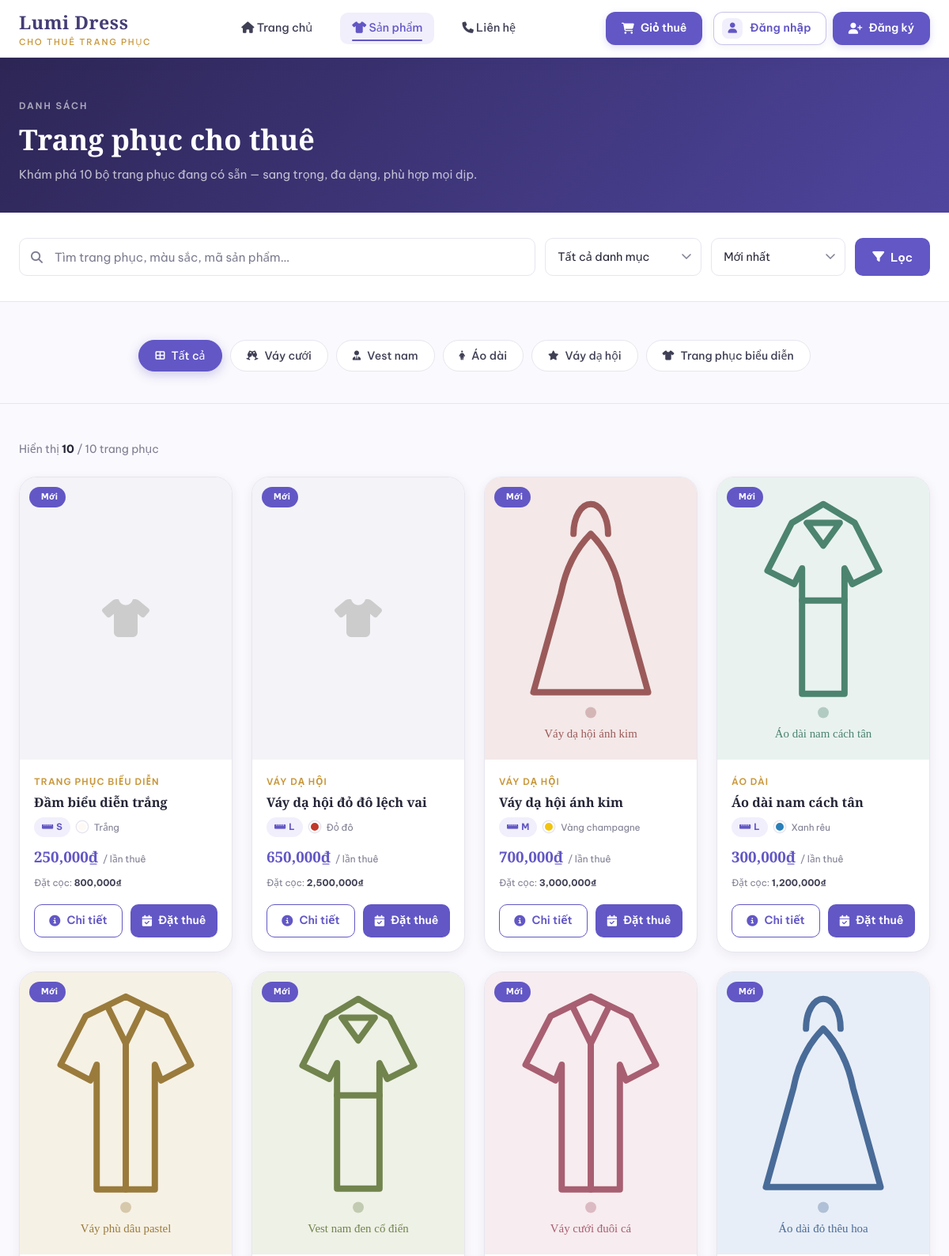
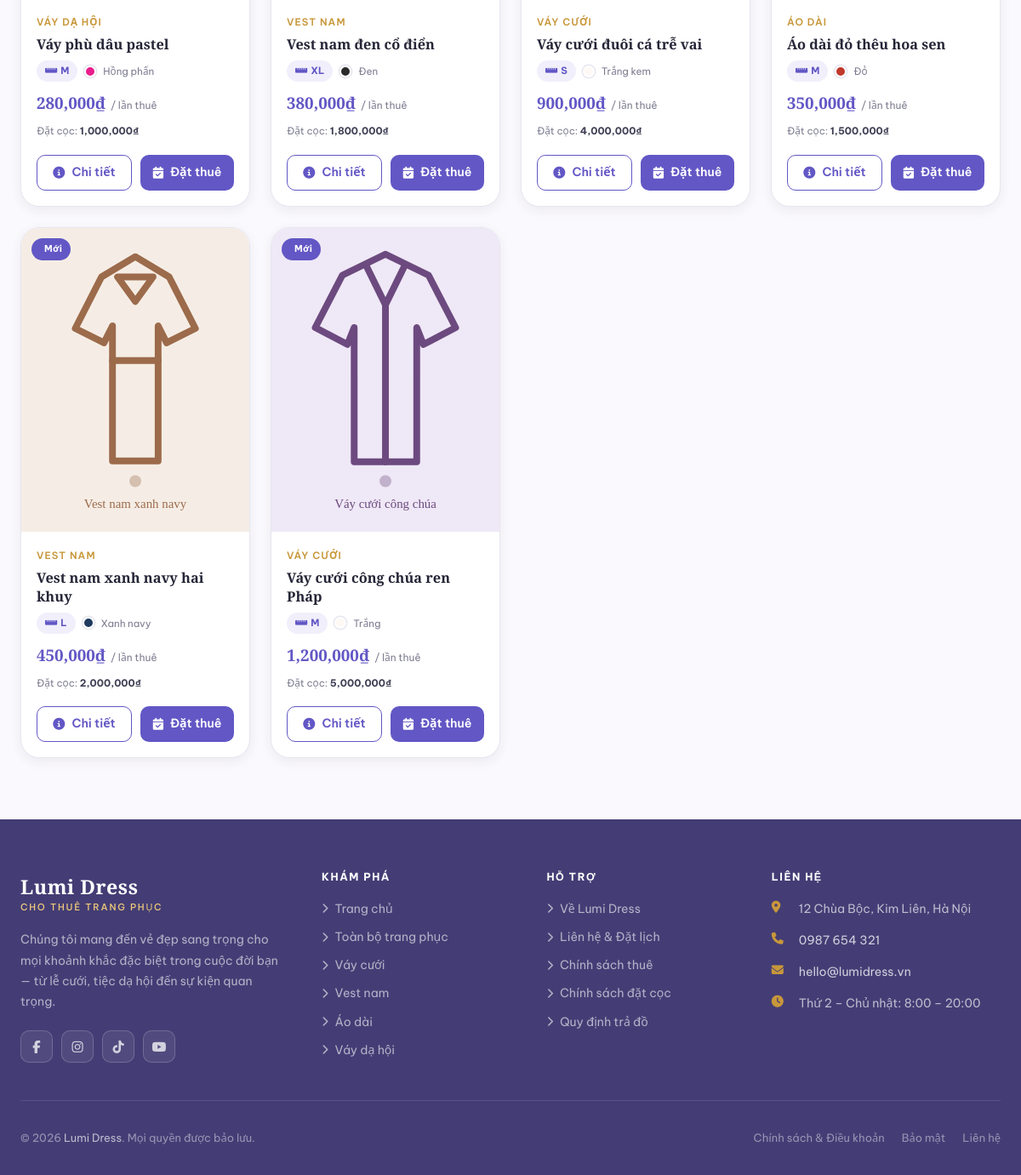
/client/products.php, run on the app's committed database (2 pictures, top to bottom).
### tables this page shows
CREATE TABLE `categories` (
  `id` int(11) NOT NULL,
  `name` varchar(100) NOT NULL,
  `description` varchar(500) DEFAULT NULL,
  `created_at` datetime NOT NULL DEFAULT current_timestamp(),
  `updated_at` datetime NOT NULL DEFAULT current_timestamp()
);

CREATE TABLE `costumes` (
  `id` int(11) NOT NULL,
  `name` varchar(255) NOT NULL,
  `category_id` int(11) DEFAULT NULL,
  `size` varchar(50) DEFAULT NULL,
  `color` varchar(50) DEFAULT NULL,
  `rental_price` decimal(10,2) NOT NULL DEFAULT 0.00,
  `deposit` decimal(10,2) NOT NULL DEFAULT 0.00,
  `quantity` int(11) NOT NULL DEFAULT 1,
  `status` varchar(50) NOT NULL,
  `condition_note` varchar(500) DEFAULT NULL,
  `description` varchar(500) DEFAULT NULL,
  `image` varchar(255) DEFAULT NULL,
  `created_at` datetime NOT NULL DEFAULT current_timestamp(),
  `updated_at` datetime NOT NULL DEFAULT current_timestamp()
);

### customer_auth.php (called while the page is built, shortened)
<?php
require_once __DIR__ . '/config.php';
function customer_logged_in() {
    return isset($_SESSION['customer_id']);
}

### config.php (called while the page is built, shortened)
<?php
function format_price($value):string{return number_format((float)$value,0,'.',',');}
?>

### client/products.php (the view, shortened to what this page needs)
<?php
require_once '../config.php';
$search  = trim($_GET['q']   ?? '');
$catId   = (int)($_GET['cat'] ?? 0);
$sort    = $_GET['sort']  ?? 'newest';
$page    = max(1, (int)($_GET['page'] ?? 1));
$perPage = 12;
$cats = $conn->query("SELECT * FROM categories ORDER BY id")->fetch_all(MYSQLI_ASSOC);
$where  = ["c.status = 'available'"];
$params = [];
$types  = '';
$orderMap = [
  'newest'    => 'c.id DESC',
  'price_asc' => 'c.rental_price ASC',
  'price_desc'=> 'c.rental_price DESC',
  'name_asc'  => 'c.name ASC',
];
$orderBy = $orderMap[$sort] ?? 'c.id DESC';
$whereSQL = implode(' AND ', $where);
$countSQL  = "SELECT COUNT(*) n FROM costumes c LEFT JOIN categories cat ON cat.id=c.category_id WHERE $whereSQL";
$countStmt = $conn->prepare($countSQL);
$countStmt->execute();
$total     = (int)$countStmt->get_result()->fetch_assoc()['n'];
$totalPages = max(1, (int)ceil($total / $perPage));
$page       = min($page, $totalPages);
$offset     = ($page - 1) * $perPage;
$sql  = "SELECT c.*, cat.name AS cat_name FROM costumes c
         LEFT JOIN categories cat ON cat.id = c.category_id
         WHERE $whereSQL ORDER BY $orderBy LIMIT ? OFFSET ?";
$stmt = $conn->prepare($sql);
$allParams = array_merge($params, [$perPage, $offset]);
$allTypes  = $types . 'ii';
$stmt->bind_param($allTypes, ...$allParams);
$stmt->execute();
$products = $stmt->get_result()->fetch_all(MYSQLI_ASSOC);
function color_to_hex(string $name): string {
  $map = ['trắng'=>'#fff9f5','trắng kem'=>'#fdf8ef','đen'=>'#2a2a2a','đỏ'=>'#c0392b','xanh navy'=>'#1e3a5f','xanh'=>'#2980b9','vàng'=>'#f1c40f','hồng'=>'#e91e8c','tím'=>'#8e44ad','xám'=>'#7f8c8d','nâu'=>'#7d4e30','kem'=>'#f5deb3','bạc'=>'#bdc3c7'];
  $key = mb_strtolower(trim($name));
  foreach ($map as $k => $v) { if (str_contains($key, $k)) return $v; }
  return '#c5c5d2';
}
include 'header.php';
?>
<div style="background:linear-gradient(130deg,#2d2655,#4f459e);padding:48px 0 36px;color:#fff;">
  <div class="container">
    <div style="max-width:600px;">
      <span style="font-size:.72rem;font-weight:600;letter-spacing:2px;text-transform:uppercase;color:rgba(255,255,255,.6);">Danh sách</span>
      <h1 style="font-family:'Playfair Display',serif;font-size:clamp(1.6rem,3vw,2.4rem);color:#fff;margin:8px 0 10px;">Trang phục cho thuê</h1>
      <p style="color:rgba(255,255,255,.7);margin:0;font-size:.93rem;">Khám phá <?= $total ?> bộ trang phục đang có sẵn — sang trọng, đa dạng, phù hợp mọi dịp.</p>
    </div>
  </div>
</div>
<div class="search-section">
  <div class="container">
    <form method="GET" action="products.php">
      <div class="search-row">
        <div class="search-field">
          <i class="fas fa-search" aria-hidden="true"></i>
          <input type="text" name="q" value="<?= htmlspecialchars($search) ?>"
                 placeholder="Tìm trang phục, màu sắc, mã sản phẩm…"
                 aria-label="Tìm kiếm trang phục">
        </div>
        <select name="cat" class="filter-select" aria-label="Lọc theo danh mục">
          <option value="0">Tất cả danh mục</option>
        </select>
        <select name="sort" class="filter-select" aria-label="Sắp xếp">
          <option value="newest"     <?= $sort==='newest'     ?'selected':'' ?>>Mới nhất</option>
        </select>
        <button type="submit" class="btn-search">
          <i class="fas fa-filter" aria-hidden="true"></i> Lọc
        </button>
      </div>
    </form>
  </div>
</div>
<section class="section-sm" style="padding-bottom:0;">
  <div class="container">
    <div class="category-filter" role="list">
      <a href="products.php<?= $sort!=='newest'?'?sort='.$sort:'' ?>" class="cat-chip <?= $catId===0?'active':'' ?>" role="listitem">
        <i class="fas fa-th-large"></i> Tất cả
      </a>
      <?php foreach ($cats as $c):
        $icons = [1=>'fa-champagne-glasses',2=>'fa-user-tie',3=>'fa-person-dress',4=>'fa-star'];
        $icon  = $icons[$c['id']] ?? 'fa-shirt';
      ?>
      <a href="products.php?cat=<?= $c['id'] ?>&sort=<?= htmlspecialchars($sort) ?>"
         class="cat-chip <?= $catId===$c['id']?'active':'' ?>" role="listitem">
        <i class="fas <?= $icon ?>"></i> <?= htmlspecialchars($c['name']) ?>
      </a>
      <?php endforeach; ?>
    </div>
  </div>
</section>
<section class="section" style="padding-top:32px;">
  <div class="container">
    <?php if (empty($products)): ?>
    <div class="empty-state">
      <i class="fas fa-shirt"></i>
      <h3>Không tìm thấy trang phục nào</h3>
      <p>Vui lòng thử từ khóa khác hoặc <a href="products.php" style="color:var(--primary)">xem tất cả</a>.</p>
    </div>
    <?php else: ?>
    <p style="color:var(--muted);font-size:.88rem;margin-bottom:22px;">
      Hiển thị <strong style="color:var(--ink);"><?= count($products) ?></strong> / <?= $total ?> trang phục
    </p>
    <div class="product-grid" role="list">
      <?php foreach ($products as $item):
        $imgSrc = $item['image'] && file_exists('../uploads/'.$item['image'])
                  ? '../uploads/'.htmlspecialchars($item['image']) : null;
        $isNew  = strtotime($item['created_at']) > strtotime('-30 days');
      ?>
      <article class="product-card" role="listitem">
        <div class="product-img-wrap">
          <?php if ($imgSrc): ?>
            <img src="<?= $imgSrc ?>" alt="<?= htmlspecialchars($item['name']) ?>" loading="lazy">
          <?php else: ?>
            <div style="width:100%;height:100%;display:grid;place-items:center;background:#f4f3f8;color:#ccc;font-size:3rem;" aria-hidden="true"><i class="fas fa-shirt"></i></div>
          <?php endif; ?>
          <div class="product-badges">
            <?php if ($isNew): ?><span class="product-badge badge-new"><i class="fas fa-sparkles"></i> Mới</span><?php endif; ?>
          </div>
        </div>
        <div class="product-body">
          <div class="product-category"><?= htmlspecialchars($item['cat_name'] ?? '—') ?></div>
          <h3 class="product-name"><?= htmlspecialchars($item['name']) ?></h3>
          <div class="product-meta">
            <span class="product-size"><i class="fas fa-ruler-horizontal" style="margin-right:4px;"></i><?= htmlspecialchars($item['size']) ?></span>
            <?php if (!empty($item['color'])): ?>
            <span class="product-color-dot" style="background:<?= htmlspecialchars(color_to_hex($item['color'])) ?>;" title="Màu: <?= htmlspecialchars($item['color']) ?>"></span>
            <small style="font-size:.73rem;color:var(--muted);"><?= htmlspecialchars($item['color']) ?></small>
            <?php endif; ?>
          </div>
          <div class="product-price">
            <span class="price-amount"><?= format_price($item['rental_price']) ?>₫</span>
            <span class="price-unit">/ lần thuê</span>
          </div>
          <div class="price-deposit">Đặt cọc: <strong><?= format_price($item['deposit']) ?>₫</strong></div>
        </div>
        <div class="product-footer">
          <a href="product.php?id=<?= $item['id'] ?>" class="btn-enquire"><i class="fas fa-circle-info"></i> Chi tiết</a>
          <a href="#" class="btn-rent-now"><i class="fas fa-calendar-check"></i> Đặt thuê</a>
        </div>
      </article>
      <?php endforeach; ?>
    </div>
    <?php endif; ?>
  </div>
</section>
<?php include 'footer.php'; ?>

### client/header.php (shortened to what this page needs)
<?php
require_once __DIR__ . '/../customer_auth.php';
$currentPage = strtolower(basename($_SERVER['PHP_SELF']));
?>
<!DOCTYPE html>
<html lang="vi">
<head>
<link rel="stylesheet" href="https://cdnjs.cloudflare.com/ajax/libs/font-awesome/6.5.2/css/all.min.css">
<link rel="stylesheet" href="../assets/css/client.css?v=<?= time() ?>">
</head>
<body>
<header class="site-header" id="siteHeader">
  <div class="container">
    <div class="header-inner">
      <a href="index.php" class="site-logo">
        <div class="site-logo-text">
          Lumi Dress
          <span>Cho thuê trang phục</span>
        </div>
      </a>
      <nav>
        <ul class="site-nav">
          <li><a href="index.php"       class="<?= $currentPage==='index.php' ? 'active':'' ?>"><i class="fas fa-home"></i> Trang chủ</a></li>
          <li><a href="products.php"    class="<?= $currentPage==='products.php' ? 'active':'' ?>"><i class="fas fa-shirt"></i> Sản phẩm</a></li>
          <li><a href="contact.php"       class="<?= $currentPage==='contact.php' ? 'active':'' ?>"><i class="fas fa-phone"></i> Liên hệ</a></li>
        </ul>
      </nav>
      <div class="header-actions">
        <a href="cart.php" class="btn-header-cta">
          <i class="fas fa-cart-shopping"></i> Giỏ thuê
        </a>
        <?php if (!empty($_SESSION['customer'])): ?>
          <div class="user-dropdown-wrap">
            <a href="profile.php" class="btn-header-user" title="Thông tin tài khoản">
              <i class="fas fa-circle-user"></i>
              <span><?= htmlspecialchars($_SESSION['customer']['fullname'] ?? 'Khách hàng') ?></span>
            </a>
            <a href="logout.php" class="btn-header-logout" title="Đăng xuất">
              <i class="fas fa-right-from-bracket"></i>
            </a>
          </div>
        <?php else: ?>
            <div class="header-actions">
                <?php if (customer_logged_in()): ?>
                    <div class="user-dropdown-wrap">
                          <a href="profile.php" class="btn-header-user">
                              <i class="fas fa-user-circle"></i>
                              <?= htmlspecialchars($_SESSION['customer_name'] ?? 'Tài khoản') ?>
                          </a>
                        <form action="logout.php" method="POST">
                            <?= customer_csrf_field() ?>
                            <button type="submit" class="btn-header-logout"
                                    title="Đăng xuất">
                                <i class="fas fa-sign-out-alt"></i>
                            </button>
                        </form>
                    </div>
                <?php else: ?>
                    <a href="login.php" class="btn-header-login">
                        <i class="fas fa-user"></i>
                        Đăng nhập
                    </a>
                    <a href="register.php" class="btn-header-cta">
                        <i class="fas fa-user-plus"></i>
                        Đăng ký
                    </a>
                <?php endif; ?>
            </div>
        <?php endif; ?>
      </div>
    </div>
  </div>
</header>

### client/footer.php (shortened to what this page needs)
<footer class="site-footer">
  <div class="container">
    <div class="footer-top">
      <div class="footer-brand">
        <div class="site-logo">
          <div class="site-logo-text">
            Lumi Dress
            <span>Cho thuê trang phục</span>
          </div>
        </div>
        <p class="footer-tagline">
          Chúng tôi mang đến vẻ đẹp sang trọng cho mọi khoảnh khắc đặc biệt trong cuộc đời bạn — từ lễ cưới, tiệc dạ hội đến sự kiện quan trọng.
        </p>
        <div class="footer-social">
          <a href="#" class="social-btn" title="Facebook" aria-label="Facebook"><i class="fab fa-facebook-f"></i></a>
          <a href="#" class="social-btn" title="Instagram" aria-label="Instagram"><i class="fab fa-instagram"></i></a>
          <a href="#" class="social-btn" title="TikTok" aria-label="TikTok"><i class="fab fa-tiktok"></i></a>
          <a href="#" class="social-btn" title="YouTube" aria-label="YouTube"><i class="fab fa-youtube"></i></a>
        </div>
      </div>
      <div class="footer-col">
        <h4>Khám phá</h4>
        <ul class="footer-links">
          <li><a href="index.php"><i class="fas fa-chevron-right"></i> Trang chủ</a></li>
          <li><a href="products.php"><i class="fas fa-chevron-right"></i> Toàn bộ trang phục</a></li>
          <li><a href="products.php?cat=1"><i class="fas fa-chevron-right"></i> Váy cưới</a></li>
          <li><a href="products.php?cat=2"><i class="fas fa-chevron-right"></i> Vest nam</a></li>
          <li><a href="products.php?cat=3"><i class="fas fa-chevron-right"></i> Áo dài</a></li>
          <li><a href="products.php?cat=4"><i class="fas fa-chevron-right"></i> Váy dạ hội</a></li>
        </ul>
      </div>
      <div class="footer-col">
        <h4>Hỗ trợ</h4>
        <ul class="footer-links">
          <li><a href="about.php"><i class="fas fa-chevron-right"></i> Về Lumi Dress</a></li>
          <li><a href="contact.php"><i class="fas fa-chevron-right"></i> Liên hệ &amp; Đặt lịch</a></li>
          <li><a href="policy.php"><i class="fas fa-chevron-right"></i> Chính sách thuê</a></li>
          <li><a href="policy.php#deposit"><i class="fas fa-chevron-right"></i> Chính sách đặt cọc</a></li>
          <li><a href="policy.php#return"><i class="fas fa-chevron-right"></i> Quy định trả đồ</a></li>
        </ul>
      </div>
      <div class="footer-col">
        <h4>Liên hệ</h4>
        <div class="footer-contact-item">
          <i class="fas fa-map-marker-alt"></i>
          <span>12 Chùa Bộc, Kim Liên, Hà Nội</span>
        </div>
        <div class="footer-contact-item">
          <i class="fas fa-phone"></i>
          <a href="tel:0987654321">0987 654 321</a>
        </div>
        <div class="footer-contact-item">
          <i class="fas fa-envelope"></i>
          <a href="mailto:hello@lumidress.vn">hello@lumidress.vn</a>
        </div>
        <div class="footer-contact-item">
          <i class="fas fa-clock"></i>
          <span>Thứ 2 – Chủ nhật: 8:00 – 20:00</span>
        </div>
      </div>
    </div>
    <div class="footer-bottom">
      <p class="footer-copy">
        &copy; <?= date('Y') ?> <a href="index.php">Lumi Dress</a>. Mọi quyền được bảo lưu.
      </p>
      <div class="footer-bottom-links">
        <a href="policy.php">Chính sách &amp; Điều khoản</a>
        <a href="policy.php#privacy">Bảo mật</a>
        <a href="contact.php">Liên hệ</a>
      </div>
    </div>
  </div>
</footer>
</body>
</html>

### data on the page
categories: name "Váy cưới"
categories: name "Vest nam"
categories: name "Áo dài"
categories: name "Váy dạ hội"
categories: name "Trang phục biểu diễn"
costumes: shows "Mới", category.name "TRANG PHỤC BIỂU DIỄN", name "Đầm biểu diễn trắng", size "S", color "Trắng", rental_price "250,000", deposit "800,000"
costumes: shows "Mới", category.name "VÁY DẠ HỘI", name "Váy dạ hội đỏ đô lệch vai", size "L", color "Đỏ đô", rental_price "650,000", deposit "2,500,000"
costumes: image (picture), shows "Mới", category.name "VÁY DẠ HỘI", name "Váy dạ hội ánh kim", size "M", color "Vàng champagne", rental_price "700,000", deposit "3,000,000"
costumes: image (picture), shows "Mới", category.name "ÁO DÀI", name "Áo dài nam cách tân", size "L", color "Xanh rêu", rental_price "300,000", deposit "1,200,000"
costumes: image (picture), shows "Mới", category.name "VÁY DẠ HỘI", name "Váy phù dâu pastel", size "M", color "Hồng phấn", rental_price "280,000", deposit "1,000,000"
costumes: image (picture), shows "Mới", category.name "VEST NAM", name "Vest nam đen cổ điển", size "XL", color "Đen", rental_price "380,000", deposit "1,800,000"
costumes: image (picture), shows "Mới", category.name "VÁY CƯỚI", name "Váy cưới đuôi cá trễ vai", size "S", color "Trắng kem", rental_price "900,000", deposit "4,000,000"
costumes: image (picture), shows "Mới", category.name "ÁO DÀI", name "Áo dài đỏ thêu hoa sen", size "M", color "Đỏ", rental_price "350,000", deposit "1,500,000"
costumes: image (picture), shows "Mới", category.name "VEST NAM", name "Vest nam xanh navy hai khuy", size "L", color "Xanh navy", rental_price "450,000", deposit "2,000,000"
costumes: image (picture), shows "Mới", category.name "VÁY CƯỚI", name "Váy cưới công chúa ren Pháp", size "M", color "Trắng", rental_price "1,200,000", deposit "5,000,000"

### other printed values
$total "10"
count($products) "10"
